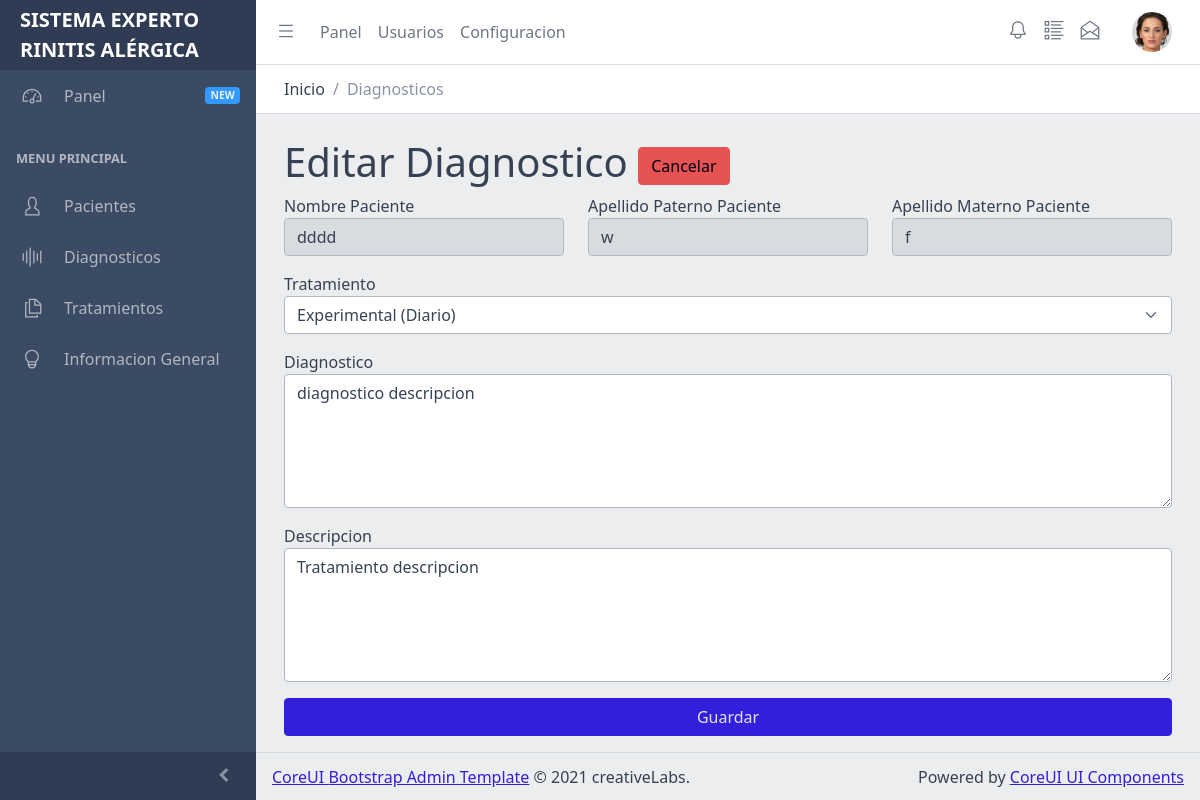
The app's page /diagnosticos/editar/5 (signed in), older data.
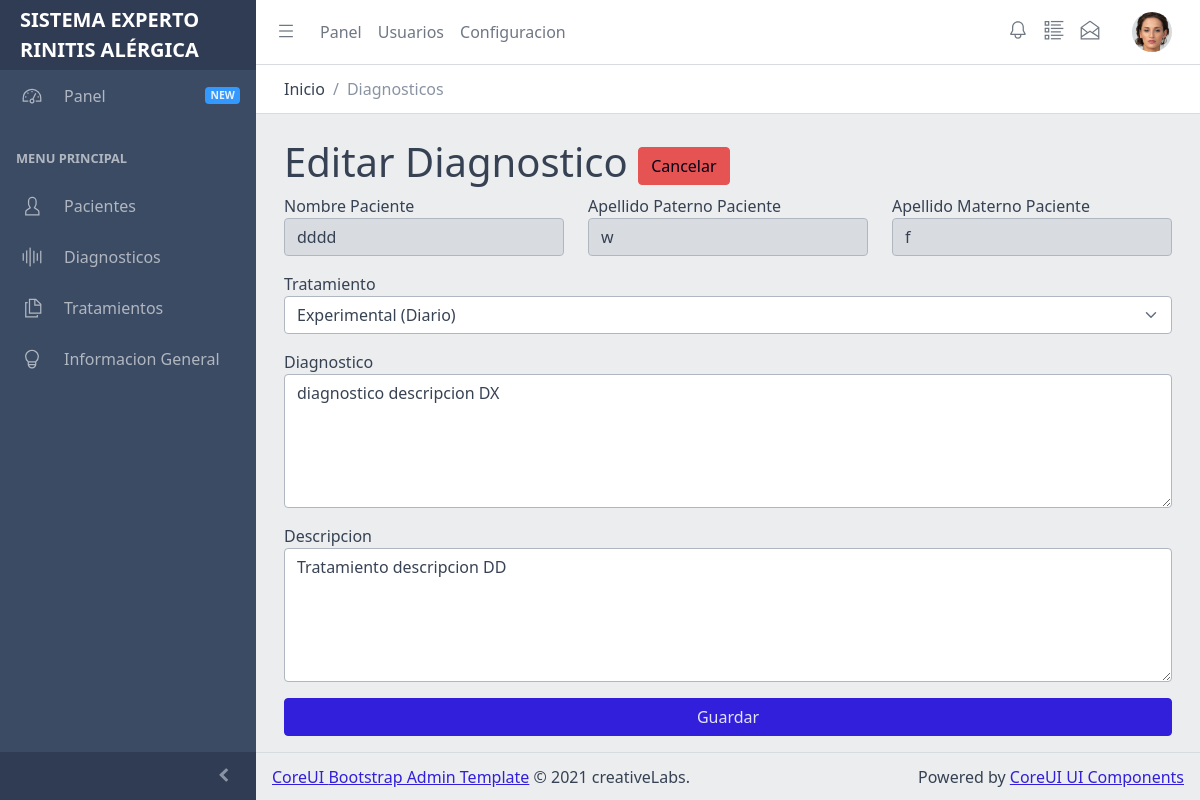
The same page, newer data.
### tables this page shows
CREATE TABLE diagnosticos(
	id					integer not null primary key autoincrement,
	paciente_id			integer not null,
	tratamiento_id		integer not null,
	nivel				varchar(128),
	diagnostico			text,
	tratamiento			text,
	resultado			text,
	creation_date		datetime
);

### flaskr/diagnosticos.py (the view)
@bp.route('/diagnosticos/editar/<id>')
@login_required
def editar(id):
	diagnostico = diagnosticosmodel.obtener(id)
	if diagnostico is None:
		flash('El diagnostico no existe', 'error')
		return redirect( url_for('diagnosticos.index') )
	paciente = pacientesmodel.obtener(diagnostico['paciente_id'])
	tratamientos = tratamientosmodel.listar()
	return render_template('editar-diagnostico.html',
		header_path='Diagnosticos',
		diagnostico = diagnostico,
		paciente = paciente,
		tratamientos = tratamientos
	)

### flaskr/authentication.py (called while the page is built)
def login_required(view):
    @functools.wraps(view)
    def wrapped_view(**kwargs):
        if g.user is None:
            return redirect(url_for('auth.login'))
        return view(**kwargs)
    return wrapped_view

@bp.before_app_request
def load_logged_in_user():
	user_id = session.get('user_id')
	if user_id is None:
		g.user = None
	else:
		g.user = dbfunctions.parseRecord(get_db().execute(
			'SELECT * FROM usuarios WHERE id = ?', (user_id,)
		).fetchone())

### flaskr/common/database.py (called while the page is built)
def parseRecord(record):
	if record is None:
		return None
	obj = {}
	for key in record.keys():
		if type(record[key]) is date:
			obj[key] = record[key].strftime('%Y-%m-%d %H:%M:%S')
		else:
			obj[key] = record[key]
	return obj

### flaskr/db.py (called while the page is built)
def get_db():
	if 'db' not in g:
		g.db = sqlite3.connect(
			current_app.config['DATABASE'],
			detect_types=sqlite3.PARSE_DECLTYPES
		)
		g.db.row_factory = sqlite3.Row
	return g.db

### flaskr/models/diagnosticos.py (called while the page is built)
def obtener(id):
	db = get_db()
	query = 'SELECT * FROM diagnosticos WHERE id = {0}'.format(id)
	obj = db.execute(query).fetchone()
	return dbfunctions.parseRecord(obj)

### flaskr/models/tratamientos.py (called while the page is built)
def listar():
	db = get_db();
	query = 'SELECT * FROM tratamientos ORDER BY id DESC'
	return db.execute(query).fetchall()

### flaskr/templates/editar-diagnostico.html (shortened to what this page needs)
{% extends 'layout.html' %}
{% block content %}
<div class="container">
	<div class="row">
		<div class="col">
			<h1>
				Editar Diagnostico
				<a href="{{ url_for('diagnosticos.index') }}" class="btn btn-danger">Cancelar</a>
			</h1>
		</div>
	</div>
	<div class="row">
		<div class="col">
			<form id="form-editar" action="{{ url_for('diagnosticos.guardar') }}" method="post" novalidate>
				<div class="row">
					<div class="col-12 col-sm-4">
						<div class="mb-3">
							<label>Nombre Paciente</label>
							<input type="text" name="" value="{{ paciente['nombres'] }}" class="form-control" readonly />
						</div>
					</div>
					<div class="col-12 col-sm-4">
						<div class="mb-3">
							<label>Apellido Paterno Paciente</label>
							<input type="text" name="" value="{{ paciente['apellido_paterno'] }}" class="form-control" readonly />
						</div>
					</div>
					<div class="col-12 col-sm-4">
						<div class="mb-3">
							<label>Apellido Materno Paciente</label>
							<input type="text" name="" value="{{ paciente['apellido_materno'] }}" class="form-control" readonly />
						</div>
					</div>
					<div class="col-12 col-sm-12">
						<div class="mb-3">
							<label>Tratamiento</label>
							<select name="tratamiento_id" class="form-select">
								{% for tratamiento in tratamientos %}
								<option value="{{ tratamiento['id'] }}"
									{{ 'selected' if tratamiento['id'] == diagnostico['tratamiento_id'] else ''}}>
									{{ tratamiento['nombre'] }} ({{ tratamiento['frecuencia'] }})
								</option>
								{% endfor %}
							</select>
						</div>
					</div>
					<div class="col-12 col-sm-12">
						<div class="mb-3">
							<label>Diagnostico</label>
							<textarea name="diagnostico" rows="5" class="form-control">{{ diagnostico['diagnostico'] }}</textarea>
						</div>
					</div>
					<div class="col-12">
						<div class="mb-3">
							<label>Descripcion</label>
							<textarea name="tratamiento" class="form-control" rows="5" required>{{ diagnostico['tratamiento'] }}</textarea>
						</div>
					</div>
				</div>
				<div class="row">
					<div class="col">
						<button type="submit" class="btn btn-primary w-100">Guardar</button>
					</div>
				</div>
			</form>
		</div>
	</div>
</div>
{% endblock %}

Row changes from the older to the newer data that the page shows:
changed diagnosticos: diagnostico "diagnostico descripcion" → "diagnostico descripcion DX"; tratamiento "Tratamiento descripcion" → "Tratamiento descripcion DD"
